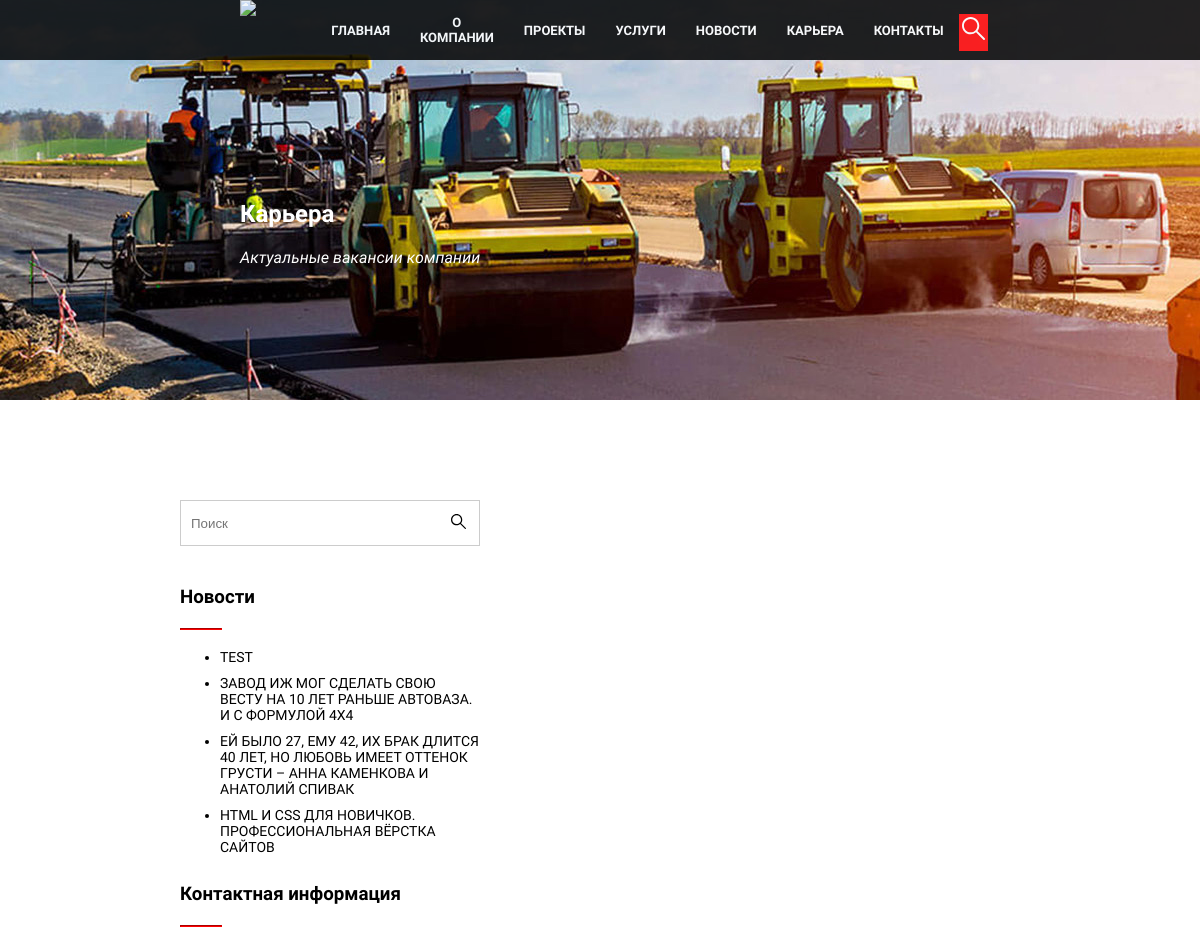
Page /career (upper part) on the earlier database version.
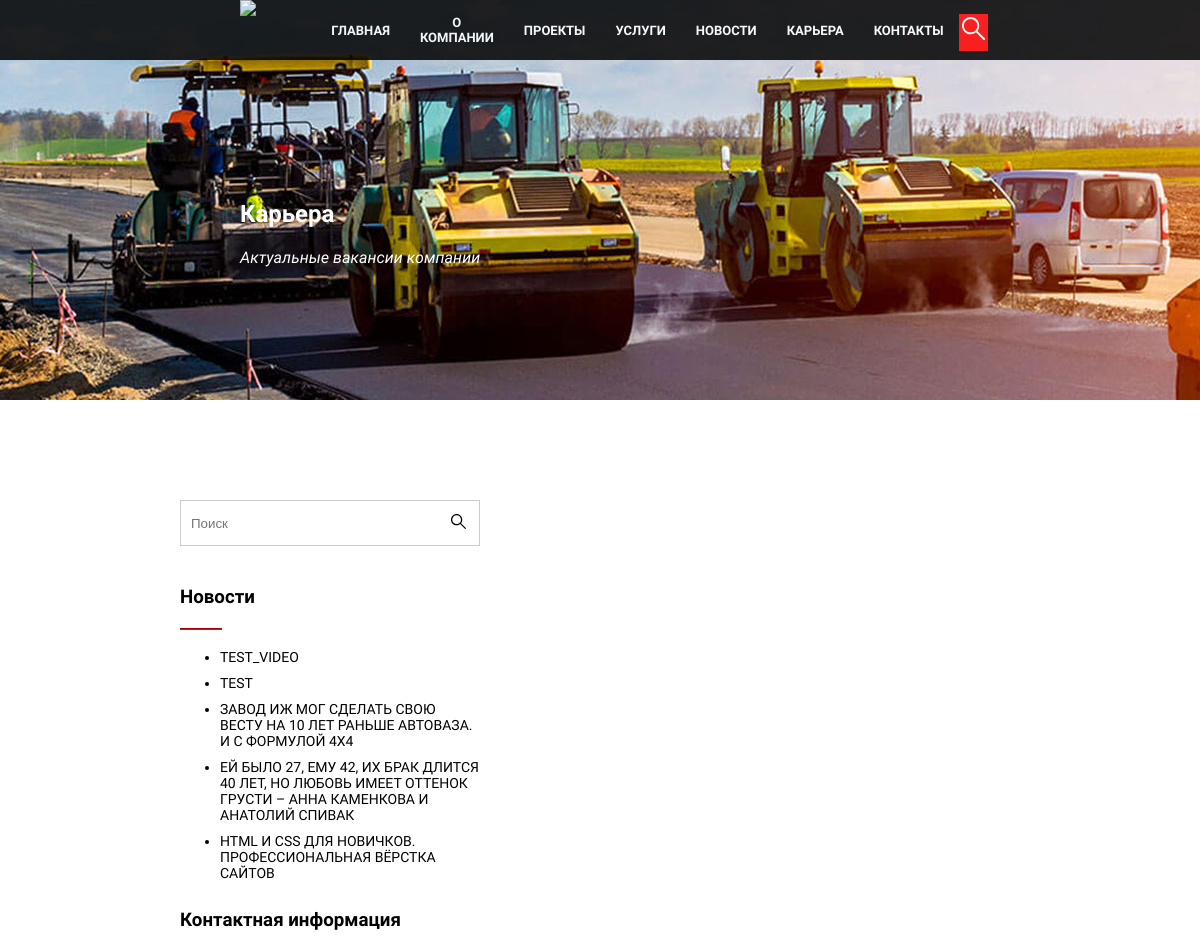
Same page on the later database version.
### DMU/apps/main/models.py (models this page shows, shortened)
class New(models.Model):
	title = models.CharField('Title of New', max_length = 150)
	text = models.TextField('Text')
	image = models.ImageField('MAIN PHOTO', blank=True, upload_to="images/")
	video = models.FileField('VIDEO 3', upload_to='videos/', null=True, blank=True)
	text2 = models.TextField('Text 2', blank=True)
	image2 = models.ImageField('ADDITIOANL PHOTO', blank=True, upload_to="images/")
	video2 = models.FileField('VIDEO 2', upload_to='videos/', null=True, blank=True)
	text3 = models.TextField('Text 3', blank=True)
	image3 = models.ImageField('ADDITIOANL PHOTO 2', blank=True, upload_to="images/")
	video3 = models.FileField('VIDEO 3', upload_to='videos/', null=True, blank=True)
	text4 = models.TextField('Text 4', blank=True)
	pub_date = models.DateTimeField('Date of publish', default=timezone.now())

### DMU/apps/main/views.py (the view)
# urls.py: path('career', views.career, name='career'),
def career(request):
	if request.method == 'POST':
		data = json.loads(request.body)
		dic = {
			'Форма': 'Резюме',
			'Имя': data.get('name', None),
			'Отчество': data.get('patronymic', None),
			'Фамилия': data.get('surname', None),
			'Телефон': data.get('phone', None),
			'Желаемая должность': data.get('careerObjective', None)
		}
		NOT_DANGER = True
		for key in dic:
			if ">" in key or "<" in key or "WHERE" in key or "UNION" in key:
				NOT_DANGER = False
		if NOT_DANGER:
			PostCareer.objects.create(
				name = dic['Имя'],
				patronymic = dic['Отчество'],
				surname = dic['Фамилия'],
				phone = dic['Телефон'],
				message = dic['Желаемая должность']
			)
			additional.telegram(dic)
			additional.send_mail(dic)
		else:
			pass
		return render(request, 'main/contacts.html')
	elif request.method == 'GET':
		latest_news_list = New.objects.order_by('-pub_date')[:5]
		return render(request, 'main/career.html', {'latest_news_list': latest_news_list})

### DMU/templates/main/career.html (shortened to what this page needs)
{% extends 'index.html' %}
{% load static %}
{% block head %}
<head>
    <link rel="stylesheet" href="{% static 'styles/career.css' %}">
    <link rel="stylesheet" href="{% static 'styles/HeaderAndFooterModul.css' %}">
</head>
{% endblock head %}
{% block content %}
    <section class="intro">
        <div class="main-main-title-of-page">
            <h1 class="title-of-page">Карьера</h1>
            <p class="subtitle">Актуальные вакансии компании</p>
        </div>
    </section>
    <main>
        <section class="info-of-info">
            <aside class="aside">
                <section class="news">
                    <form class="search-form">
                        <input type="text" placeholder="Поиск" class="search-in-career">
                        <button type="submit" class="btn-search"><img src="../images/loupeblack.svg" alt="search-logo" class="search-logo"></button>
                    </form>
                    <div class="news-block">
                        <h3 class="newstitle">Новости<hr></h3>
                        <ul class="news-list">
                            {% for a in latest_news_list %}
                            <li class="news-link">{{ a.title }}</li>
                            {% endfor %}
                        </ul>
                    </div>
                    <div class="contacts">
                        <h3 class="contact-block">Контактная информация<hr></h3>
                    </div>
                </section>
            </aside>
        </section>
    </main>
{% endblock content %}

### DMU/templates/index.html (shortened to what this page needs)
{% load static %}
<!DOCTYPE html>
<html lang="ru">
{% block head %}{% endblock head %}
<body>
{% block header %}
    <header id="header" class="header">
        <div class="header-header">
            <div class="header-navigation">
                <img src="" alt="company logo" width="100px" class="company-logo">
                <div class="nav-bar">
                    <div class="navigation-link">
                        <a href="{% url 'index' %}">Главная</a>
                    </div>
                    <div class="navigation-link">
                        <a href="{% url 'about' %}">О компании</a>
                    </div>
                    <div class="navigation-link">
                        <a href="{% url 'projects' %}">Проекты</a>
                    </div>
                    <div class="navigation-link">
                        <a href="{% url 'services' %}">Услуги</a>
                    </div>
                    <div class="navigation-link">
                        <a href="{% url 'news' %}">Новости</a>
                    </div>
                    <div class="navigation-link">
                        <a href="{% url 'career' %}">Карьера</a>
                    </div>
                    <div class="navigation-link">
                        <a href="{% url 'contacts' %}">Контакты</a>
                    </div>
                    <div class="search">
                        <a href="#" class="search-field"><img src="{% static 'images/loupewhite.svg' %}" alt="search-icon" class="search-icon" width="23" height="23"></a>
                    </div>
                </div>
            </div>
        </div>
    </header>
{% endblock header %}
{% block content %}{% endblock content %}
</body>
</html>

### DMU/static/styles/career.css (style rules this page uses)
.intro { margin-top: -60px; height: 400px; background: url('../images/dmusubg.jpg'); }
.main-main-title-of-page { margin-left: 20%; padding-top: 200px; color: #ffffff; }
.title-of-page { margin-top: 0; }
.subtitle { font-style: italic; }
main { margin-top: 100px; margin-left: 15%; margin-right: 15%; }
.aside { margin-right: 20px; }
.news { width: 300px; height: 857px; margin-right: 20px; }
.search-form { display: flex; flex-direction: row; height: 44px; border: 1px solid rgba(0, 0, 0, 0.2); margin-bottom: 40px; }
.search-in-career { padding: 0 10px; width: 90%; border: none; }
.search-logo { width: 15px; height: 15px; }
.btn-search { cursor: pointer; width: 15%; background-color: inherit; border: none; }
.newstitle>hr, .contact-block>hr, .main-info-title>hr { width: 40px; border-color: #ff0000; margin-top: 20px; margin-left: 0; }
.news-link, .contact-link { padding-bottom: 10px; font-size: 14px; text-transform: uppercase; }
.info-of-info { display: flex; justify-content: center; }
@media (max-width: 1318px) { .info-of-info { display: flex; flex-direction: column; } }

### DMU/static/styles/HeaderAndFooterModul.css (style rules this page uses)
body { margin: 0; font-family: 'Roboto'; }
html { scroll-behavior: smooth; }
.header { position: sticky; width: 100%; background-color: #000000; opacity: 0.85; height: 60px; font-weight: bold; text-transform: uppercase; z-index: 1000; }
.search { background-color: #ff0000; stroke: #ffffff; margin-top: 14px; margin-bottom: 14px; margin-right: 14px; padding: 3px 4px; z-index: 1000; }
.header-navigation { margin-right: 20%; margin-left: 20%; display: flex; justify-content: space-between; z-index: 1000; }
.nav-bar { display: flex; color: #ffffff; text-decoration: none; z-index: 1000; }
.navigation-link { display: flex; align-items: center; text-align: center; z-index: 1000; }
.navigation-link a { opacity: 1; font-size: 13px; color: #ffffff; text-decoration: none; padding: 20px; padding-bottom: 25px; transition: .2s linear; z-index: 1000; }
.search-field { opacity: 1; color: #ffffff; text-decoration: none; z-index: 1000; }
.header::after { z-index: 1000; }
@media (max-width: 1540px) { .navigation-link { width: 100%; height: 100%; } }
@media (max-width: 1540px) { .navigation-link a { padding: 15px; padding-bottom: 20px; } }
@media (max-width: 1540px) { .search { padding: 3px 3px; padding-bottom: 0px; } }

Differences in the rows shown:
added New: title "TEST_VIDEO"
